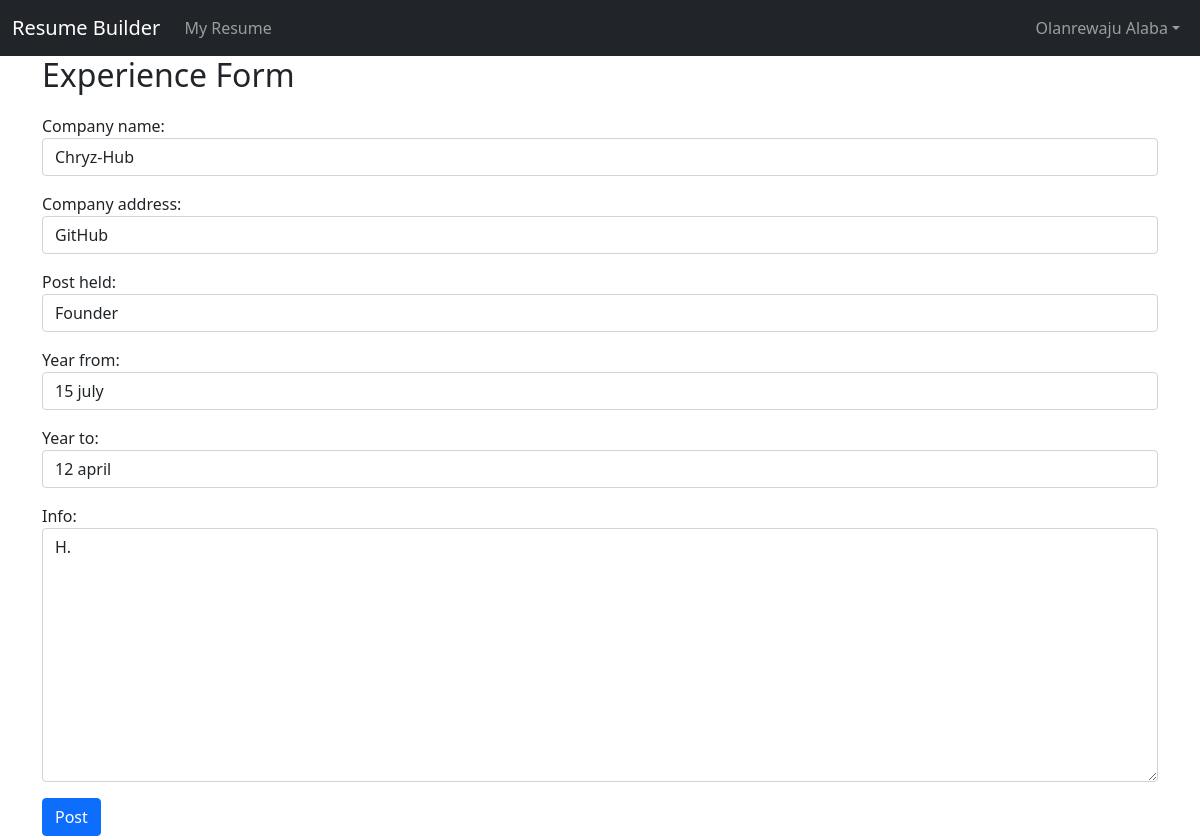
Before: /edit_experience/1 (signed in) with the older database file.
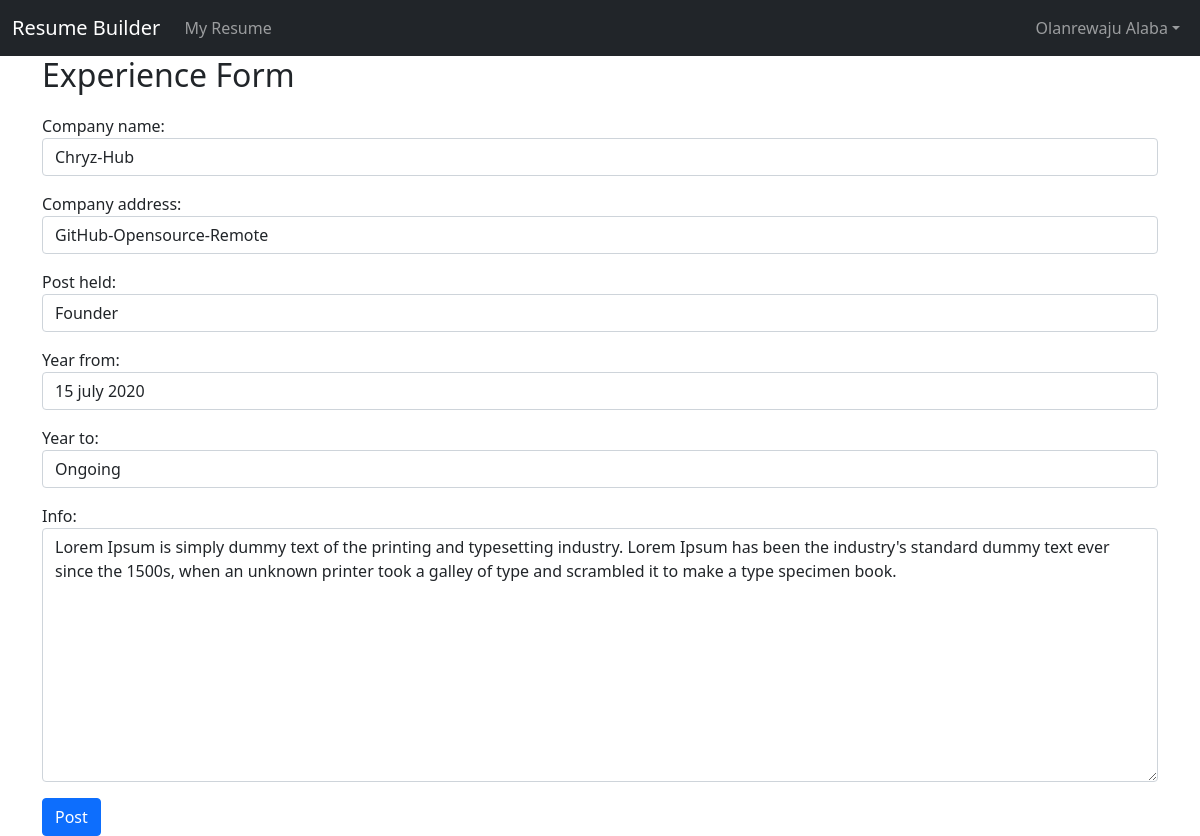
After: the same page with the newer database file.
### my_resume/models.py (models this page shows, shortened)
class Experience(models.Model):
    user = models.ForeignKey(User, on_delete = models.CASCADE)
    company_name = models.CharField(max_length=100)
    company_address = models.CharField(max_length=200)
    post_held = models.CharField(max_length=30)
    year_from = models.CharField(max_length=20)
    year_to = models.CharField(max_length=20)
    info = models.TextField()

### my_resume/views.py (the view)
# urls.py: path('edit_experience/<int:pk>', EditExperience, name = 'edit_experience'),
@login_required(login_url='login')
def EditExperience(request, pk):
        experience = get_object_or_404(Experience, pk=pk)
        form = ExperienceForm(instance=experience)
        if request.method == 'POST':
            form = ExperienceForm(request.POST, instance=experience)
            if form.is_valid():
                form.save()
                return redirect('resume')
        context = {'form':form}
        return render(request, 'create_experience.html', context)

### my_resume/forms.py
class ExperienceForm(forms.ModelForm):
    class Meta:
        model= Experience
        exclude = ["user"]
        fields=['company_name', 'company_address', 'post_held', 'year_from', 'year_to', 'info']
        widgets={
                'company_name':forms.TextInput(attrs={'class':'form-control', 'placeholder':'Company name'}),
                'company_address':forms.TextInput(attrs={'class':'form-control', 'placeholder':'Company address'}),
                'post_held':forms.TextInput(attrs={'class':'form-control', 'placeholder':'Position held'}),
                'year_from':forms.TextInput(attrs={'class':'form-control', 'placeholder':'Month and year started    July 20th 2007'}),
                'year_to':forms.TextInput(attrs={'class':'form-control', 'placeholder':'Month and year ended  Ongoing'}),
                'info':forms.Textarea(attrs={'class':'form-control', 'placeholder':'More information'}),
        }

### my_resume/templates/create_experience.html (shortened to what this page needs)
{% extends 'base.html' %}
{% block content %}
<div class="form-group">
<h2 style="margin-bottom: 20px;">Experience Form</h2>
<form  method="POST">
    {{ form.as_p}}
    <button class="btn btn-primary" type="submit">Post</button>
</form>
</div>
{% endblock %}

Changed rows visible on the page:
changed Experience "Chryz-Hub": company_address "GitHub" → "GitHub-Opensource-Remote"; year_from "15 july" → "15 july 2020"; year_to "12 april" → "Ongoing"; info "H." → "Lorem Ipsum is simply dummy text of the printing and typesetting industry. Lorem Ipsum has been the industry's standard dummy text ever since the 1500s, when an unknown printer took a galley of type and scrambled it to make a type specimen book."
